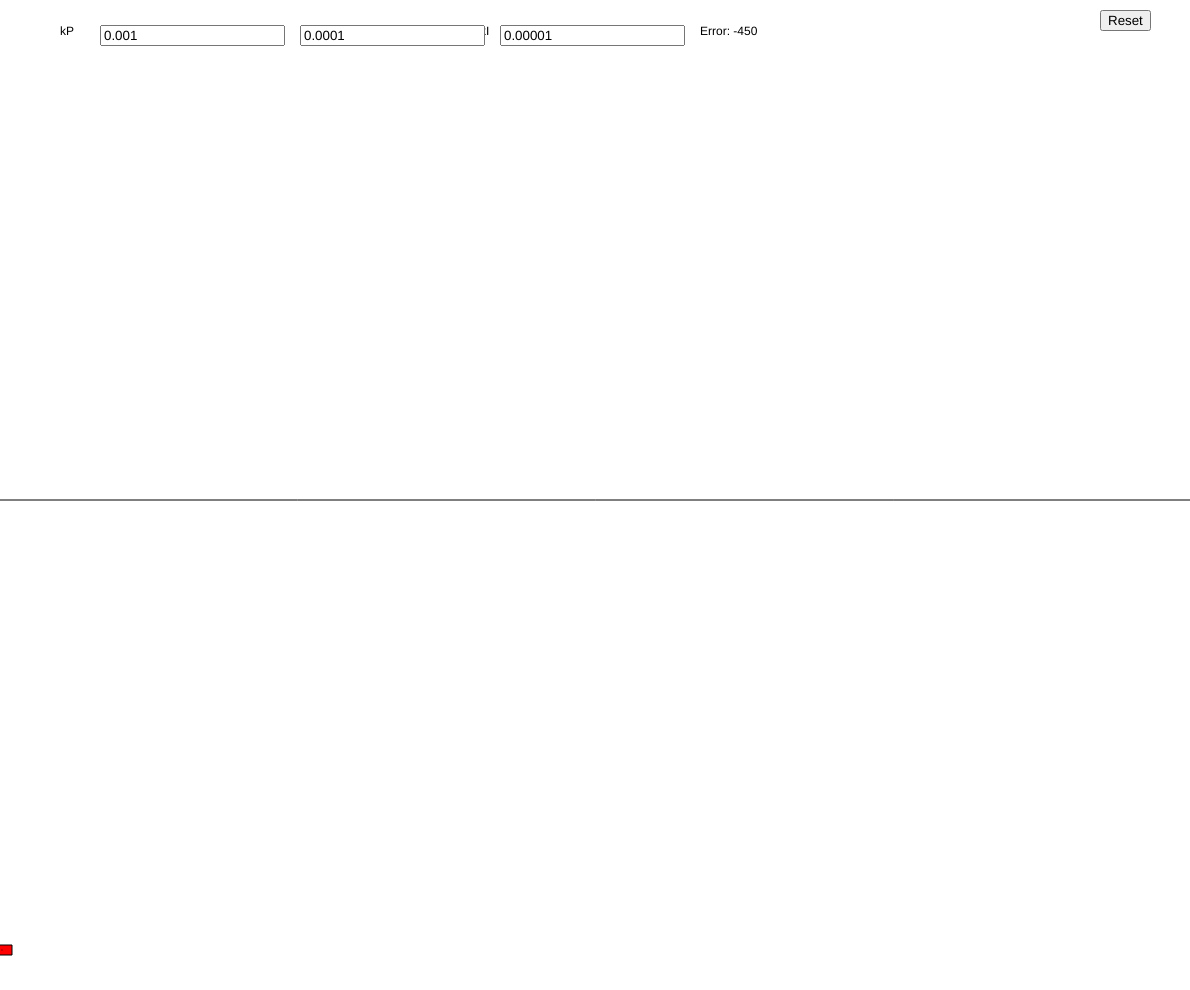
Frame 1 (no input)
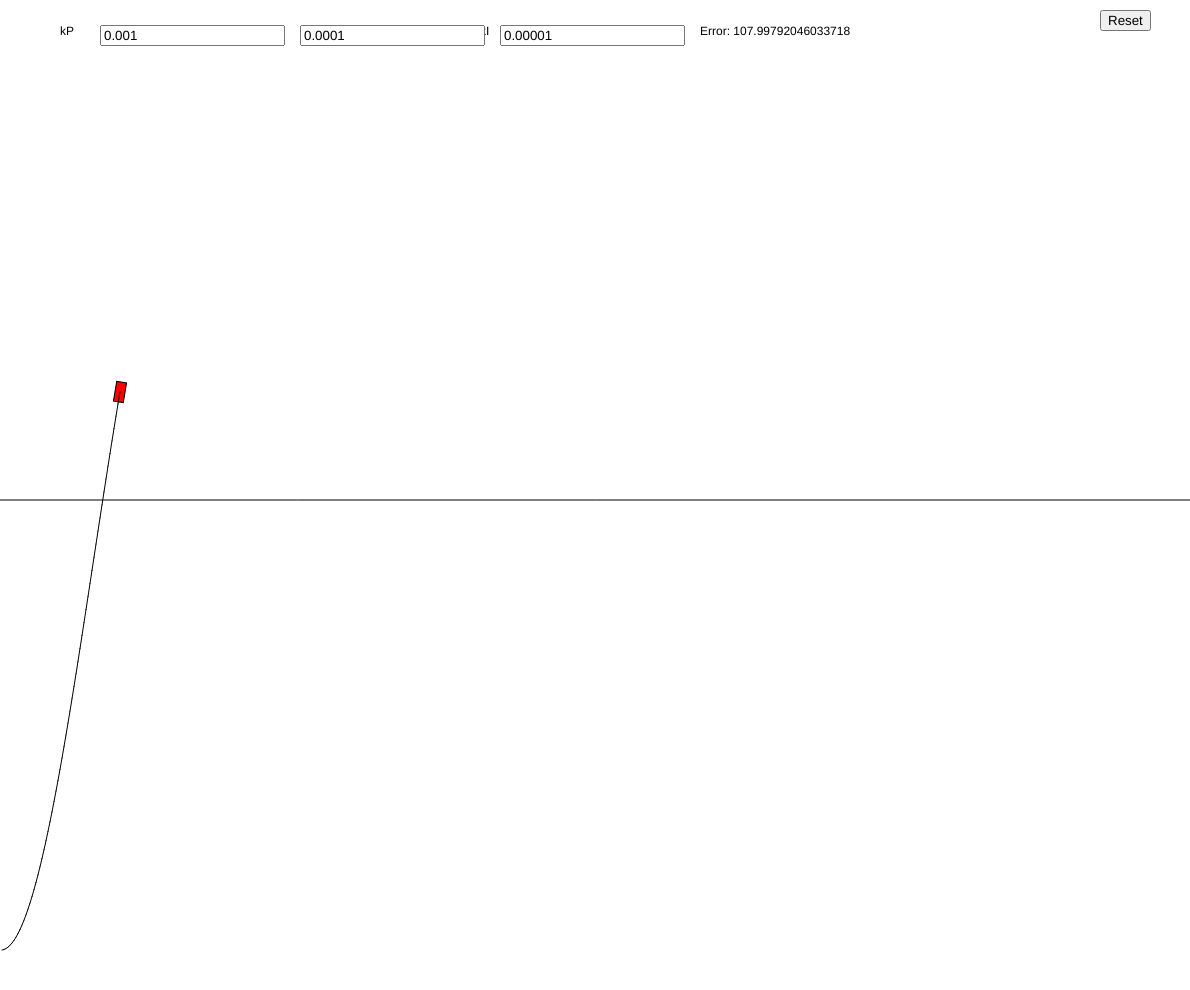
Frame 60 (no input)
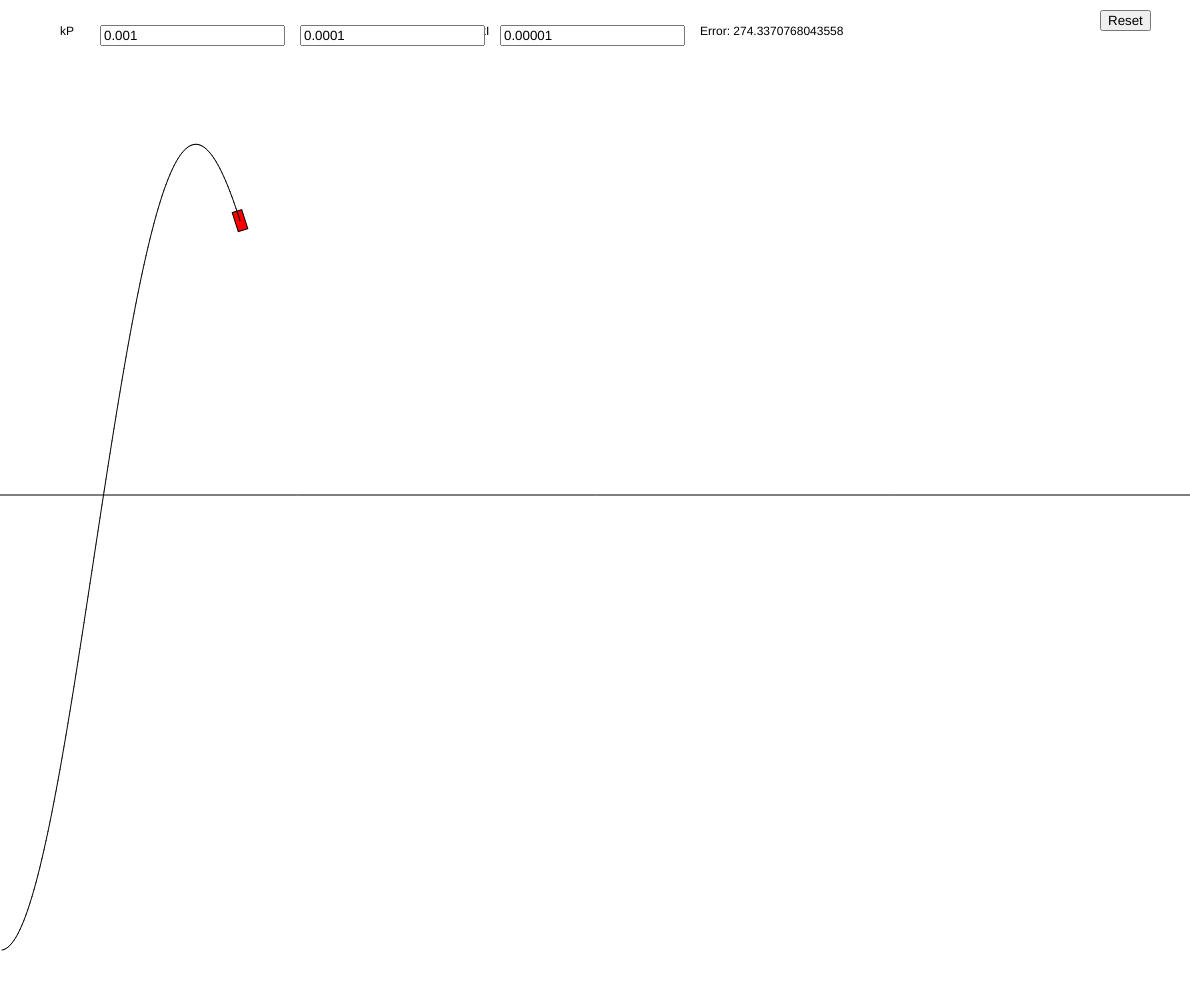
Frame 120 (the mouse pressed at the canvas centre since frame 60)

The p5.js sketch that drew these frames (run headless with seeded random() and noise() and a simulated clock; from frame 60 on, the mouse is pressed at the canvas centre):

// p5.js sketch
// ── sketch.js
var goal;
var racer; 
var inKp;
var inKd;
var inKi;
var velI;
var positions = []
var time;
var past;
var reset;

function setup() {
  // put setup code here
 createCanvas(windowWidth-10,windowHeight-10);
 racer = new Rocket();
 goal = windowHeight/2

  inKp = createInput();
  inKp.position(100,25);
  
  
  time=0
  inKd = createInput();
  inKd.position(300,25 );
  

  inKi = createInput();
  inKi.position(500,25);

 
  inKp.value(.001)
  inKd.value(.0001)
  inKi.value(.00001)

   reset = createButton("Reset"); 
  reset.position(windowWidth-100,10);
  reset.mousePressed(resetF);
 
}

function resetF()
{
  racer.pos.x = 0
  racer.time = 0 
  racer.pError = 0;
  racer.kP = 1/1000
  racer.kD = 1/10000
  racer.kI = 1/100000
  racer.pos = createVector(0,windowHeight-50);
  racer.vel = createVector(2,0);
  racer.acc = createVector(0,0);
  positions = []
}
function mousePressed()
{
  if(mouseY>100){
    goal = mouseY
  }
  
}


function draw() {



 
  background("white")
  racer.update();
  racer.display();
  line(0,goal,windowWidth,goal)

  text("Error: " + racer.pError, 700, 35)
  text("kP",60,35)
  text("kD",270 ,35)
  text("kI",480,35)
  if(time%1==0){
  positions.push([racer.pos.x,racer.pos.y])}
  past = null
  for (var i = positions.length - 1; i >= 0; i--) {
    
    if(past == null){past = positions[i]}
    line(positions[i][0],positions[i][1],past[0],past[1])
    
    past = positions[i]

  }
 
 time++;
  
  
  
  
}




function Rocket()
{
  this.pos = createVector(0,windowHeight-50);
  this.init = 0
  this.vel = createVector(2,0);
  this.acc = createVector(0,0);
  this.color = "red"
  this.time = 0
  this.pError = 0;
  this.kP = 1/1000
  this.kD = 1/10000
  this.kI = 1/100000



 
  this.PID = function()
  {
      
      error = goal-this.pos.y;
      

      P = error*this.kP
      I = this.kI/this.time*(error-this.pError)
      D = this.time*this.kD*(error-this.pError)

      this.acc = createVector(0,1).mult( P+I+D)
      this.pError = error;
  }
  
  this.update = function() {
      this.time ++;
      this.vel.add(this.acc);
      this.pos.add(this.vel);
      this.acc.mult(0);

      this.kP = inKp.value()
      this.kD = inKd.value()
      this.kI = inKi.value()
      


      if(this.pos.x>windowWidth)
      {
        
        resetF();

      }

      
        this.PID()
           
  };

  

  this.display = function() {


    push();
    fill(this.color);
    translate(this.pos.x,this.pos.y);
    rotate(this.vel.heading())
    rectMode(CENTER)
    rect(0,0,20,10)

    pop();
  };


}
